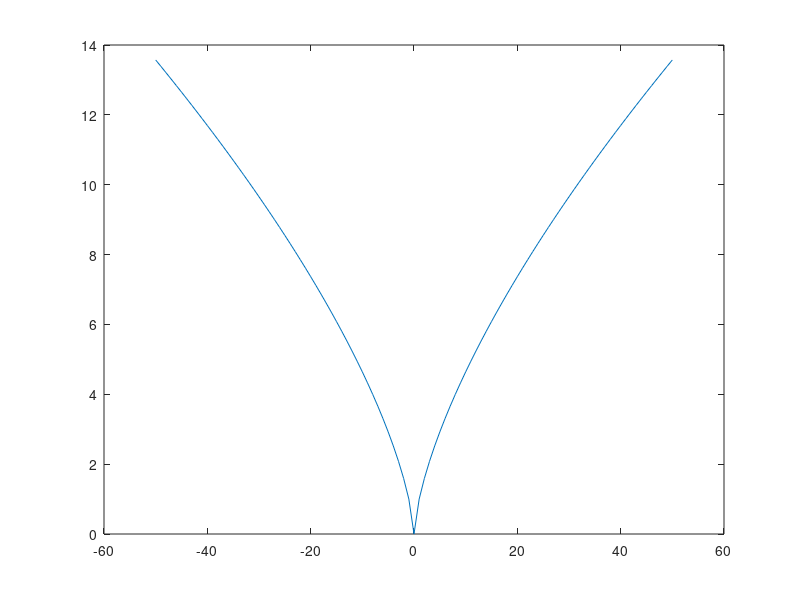

MATLAB code to generate this figure:
% Ocatve Script
% Title                :Funciones algebraicas (polinomios y racionales)
% Description          :Script para identificar funciones algebraicas 
% Author               :Patricia Zaragoza Palma
% Date                 :20211118
% Version              :1
% Usege                :octave>cd /path/
%                      :octave>Funcionesalgebraicas
%                      :Requiere aplicacion octave, usar su linea de comandos 
% Notes                :Poder identificar el tipo de funcion algebraica mediante graficas y definir si es de tipo polinomial o racional
%                      :usar comandos 

disp('No es polinomica ni racional');
disp('x= 0');

clear
% Dominio de la Funcion 
x= -50:1:50
% Reglas de correspondencia (Funcion)
y= nthroot (x.^2,3)
% Plotear funcion 
plot(x, y);